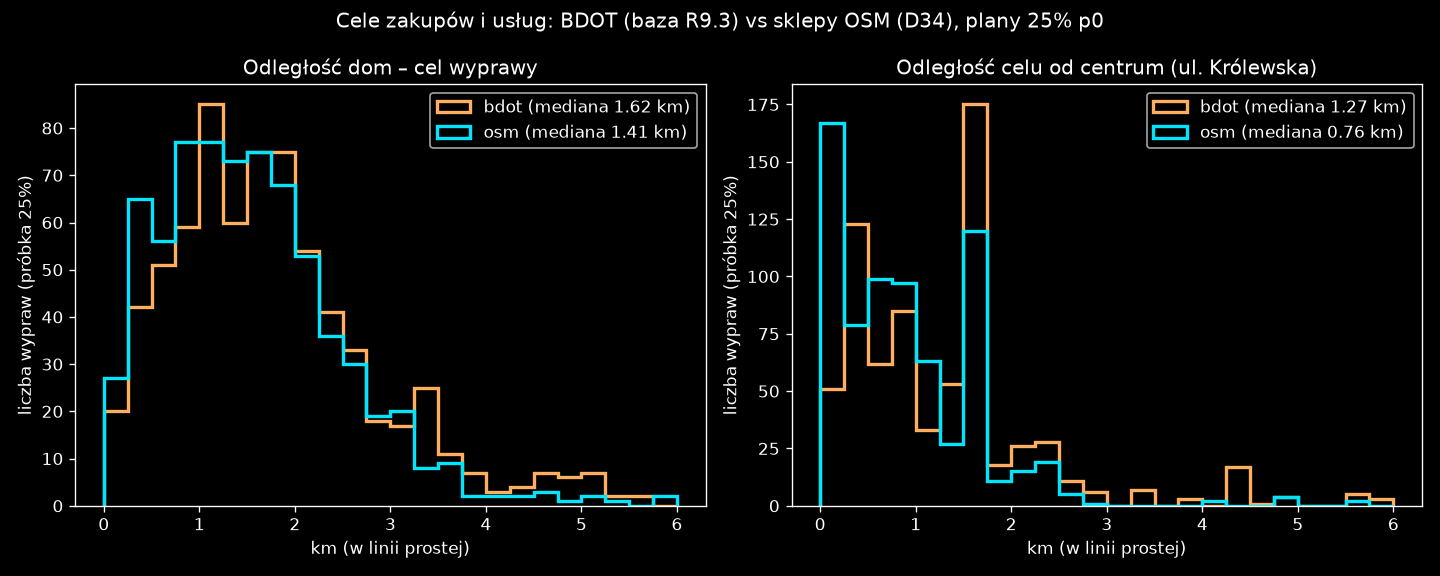

This chart was generated by the following Python code:
"""D34: cele wypraw bdot (R9.3) vs osm (errand_dest=osm), plany 25% p0. Wejście: output/r93o/{bdot,osm}_p0_errands.csv."""
import json, sys
import numpy as np, pandas as pd, matplotlib.pyplot as plt
D = "reports/etap3/g_zakupy/cel_osm"
sh = pd.read_csv("scenarios/kutno/osm/shops.csv")
cx, cy = sh.x.median(), sh.y.median()  # centrum = mediana sklepów OSM (ul. Królewska)
E = {v: pd.read_csv(f"output/r93o/{v}_p0_errands.csv") for v in ("bdot", "osm")}
same = (E["bdot"][["person", "home_x", "home_y", "start_s"]] == E["osm"][["person", "home_x", "home_y", "start_s"]]).all().all()
out = {"te_same_osoby_domy_godziny": bool(same)}
for v, e in E.items():
    e["d_km"] = np.hypot(e.dst_x - e.home_x, e.dst_y - e.home_y) / 1000
    e["c_km"] = np.hypot(e.dst_x - cx, e.dst_y - cy) / 1000
    e["typ"] = e.person.str[1]
    r = {}
    for t, g in e.groupby("typ"):
        top = g.groupby(["dst_x", "dst_y"]).size().sort_values(ascending=False)
        r[t] = dict(n=len(g), cele=int(len(top)), top1_pct=round(100 * top.iloc[0] / len(g), 1), top5_pct=round(100 * top.head(5).sum() / len(g), 1),
                    dom_cel_med_km=round(g.d_km.median(), 2), dom_cel_lt1km_pct=round(100 * (g.d_km < 1).mean(), 1),
                    centrum_med_km=round(g.c_km.median(), 2), centrum_gt2km_pct=round(100 * (g.c_km > 2).mean(), 1))
    r["wszystkie"] = dict(n=len(e), dom_cel_med_km=round(e.d_km.median(), 2), dom_cel_lt1km_pct=round(100 * (e.d_km < 1).mean(), 1),
                          centrum_med_km=round(e.c_km.median(), 2), centrum_lt05km_pct=round(100 * (e.c_km < 0.5).mean(), 1))
    r["top_cele_s"] = e[e.typ == "s"].src.value_counts().head(5).to_dict()
    r["top_cele_c"] = e[e.typ == "c"].src.value_counts().head(5).to_dict()
    out[v] = r
json.dump(out, open(f"{D}/cel_osm.json", "w", encoding="utf-8"), ensure_ascii=False, indent=1)
print(json.dumps(out, ensure_ascii=False, indent=1))
plt.style.use("dark_background")
fig, ax = plt.subplots(1, 2, figsize=(12, 4.8))
b = np.arange(0, 6.01, 0.25)
for v, col in (("bdot", "#fdae61"), ("osm", "#00e5ff")):
    ax[0].hist(E[v].d_km, bins=b, histtype="step", lw=2, color=col, label=f"{v} (mediana {E[v].d_km.median():.2f} km)")
    ax[1].hist(E[v].c_km, bins=b, histtype="step", lw=2, color=col, label=f"{v} (mediana {E[v].c_km.median():.2f} km)")
ax[0].set(title="Odległość dom – cel wyprawy", xlabel="km (w linii prostej)", ylabel="liczba wypraw (próbka 25%)")
ax[1].set(title="Odległość celu od centrum (ul. Królewska)", xlabel="km (w linii prostej)", ylabel="liczba wypraw (próbka 25%)")
for a in ax: a.legend()
fig.suptitle("Cele zakupów i usług: BDOT (baza R9.3) vs sklepy OSM (D34), plany 25% p0")
fig.tight_layout(); fig.savefig(f"{D}/cel_osm.png", dpi=120)
